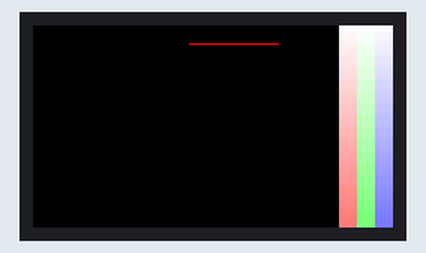
Simulated run of this program. Board: ESP32. Parts: 240×135 colour display. I2S audio is not simulated (input reads silence); what the program prints to the serial monitor is not drawn.

Above: at 0.2 s.
At 1.7 s:
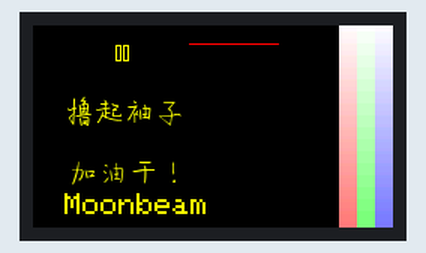
At 3.7 s:
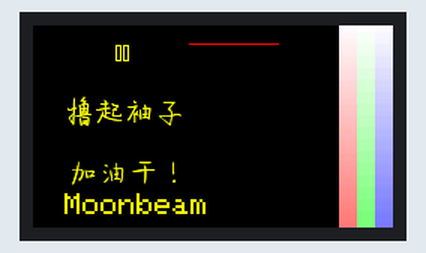
At 9.8 s:
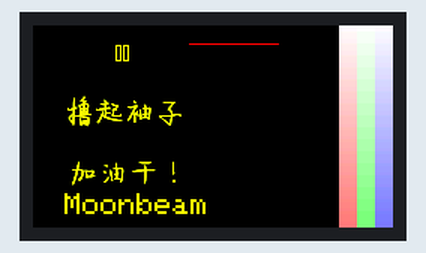
At 19.8 s:
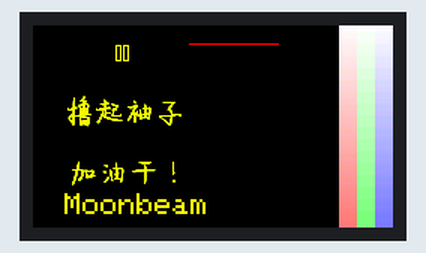
At 37.8 s:
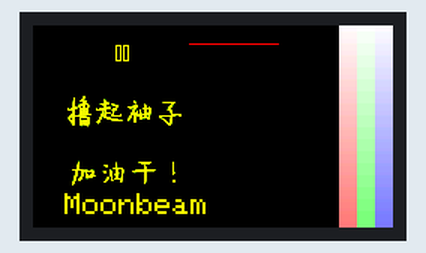

The program:

main.cpp
```cpp
#include <TFT_eSPI.h>
#include "font_50.h"
// Include I2S driver
#include <driver/i2s.h>

// Connections to INMP441 I2S microphone
#define I2S_WS 25
#define I2S_SD 33
#define I2S_SCK 32

// Use I2S Processor 0
#define I2S_PORT I2S_NUM_0

// Define input buffer length
#define bufferLen 16
int32_t sBuffer[bufferLen];

// TFT Pins has been set in the TFT_eSPI library in the User Setup file TTGO_T_Display.h
// #define TFT_MOSI            19
// #define TFT_SCLK            18
// #define TFT_CS              5
// #define TFT_DC              16
// #define TFT_RST             23
// #define TFT_BL              4   // Display backlight control pin

TFT_eSPI tft = TFT_eSPI(135, 240);

void i2s_install() {

  const i2s_config_t i2s_config = {
        .mode = i2s_mode_t(I2S_MODE_MASTER | I2S_MODE_RX), // Receive, not transfer
        .sample_rate = 16000,                              // 16KHz 44100
        .bits_per_sample = I2S_BITS_PER_SAMPLE_32BIT,      // could only get it to work with 32bits
        .channel_format = I2S_CHANNEL_FMT_ONLY_RIGHT,      // although the SEL config should be left, it seems to transmit on right
        .communication_format = i2s_comm_format_t(I2S_COMM_FORMAT_I2S | I2S_COMM_FORMAT_I2S_MSB),
        .intr_alloc_flags = ESP_INTR_FLAG_LEVEL1, // Interrupt level 1
        .dma_buf_count = 2,                       // number of buffers
        .dma_buf_len = bufferLen                 // samples per buffer
    };

  i2s_driver_install(I2S_PORT, &i2s_config, 0, NULL);
}

void i2s_setpin() {
  // Set I2S pin configuration
  const i2s_pin_config_t pin_config = {
    .bck_io_num = I2S_SCK,
    .ws_io_num = I2S_WS,
    .data_out_num = -1,
    .data_in_num = I2S_SD
  };

  i2s_set_pin(I2S_PORT, &pin_config);
}

void setup()
{
    tft.init();
    tft.setRotation(1);
    tft.fillScreen(TFT_BLACK);
    tft.setTextSize(2);
    uint16_t yellow = tft.color565(255, 255, 0);//进行RGB565颜色 转换
    tft.setTextColor(yellow);
    tft.setCursor(0, 0);
    tft.setTextDatum(MC_DATUM);

   /*
    tft.setSwapBytes(true);
    tft.pushImage(0, 0,  240, 135, logo);
    delay(5000);
    */
   //半透明
   for (uint16_t a = 0; a < 255; a++) // Alpha 0 = 100% background, alpha 255 = 100% foreground
  {
    //tft.drawFastHLine(192, a, 12, tft.alphaBlend(a, TFT_BLACK, TFT_WHITE));
    tft.drawFastHLine(204, a, 12, tft.alphaBlend(a, TFT_RED,   TFT_WHITE));
    tft.drawFastHLine(216, a, 12, tft.alphaBlend(a, TFT_GREEN, TFT_WHITE));
    tft.drawFastHLine(228, a, 12, tft.alphaBlend(a, TFT_BLUE,  TFT_WHITE));
  }

  tft.drawFastHLine(104, 12, 60,TFT_RED);//画一条红色线


  // Set up Serial Monitor
  Serial.begin(115200);
  Serial.println(" ");

  delay(1000);

  // Set up I2S
  i2s_install();
  i2s_setpin();
  i2s_start(I2S_PORT);

  delay(500);

}

void loop()
{
  tft.drawString("Moonbeam ", 75, 120);
  tft.loadFont(font_50); //指定tft屏幕对象载入font_50字库
  tft.drawString("ZK",60,20); //在坐标0,0位置输出汉字,就可以在tft显示出来了
  tft.drawString("撸起袖子",60,60); //在坐标0,0位置输出汉字,就可以在tft显示出来了
  tft.drawString("加油干！",60,100);
  tft.unloadFont(); //释放字库文件,节省资源
  delay(2000);


  size_t bytesIn = 0;

  i2s_read(I2S_PORT, &sBuffer, bufferLen, &bytesIn, portMAX_DELAY);

  for (int i = 0; i < bytesIn / 4; i++)
  {
      int32_t sample = sBuffer[i];
      sample >>= 14;
      int16_t out = sample;

      //CONVERTED TO SIGNED 16 BIT SAMPLE, save in same array
      ((int16_t *)sBuffer)[i] = out;
      Serial.println(out);
  }
  bytesIn = bytesIn / 2; //reduce array size, since int16_t now

}
```

Source omitted: font_50.h (data table, 18054 bytes)

Measured:
- what the display in image 1 shows lasts 2.0 s, from 1.7 s to 3.7 s
